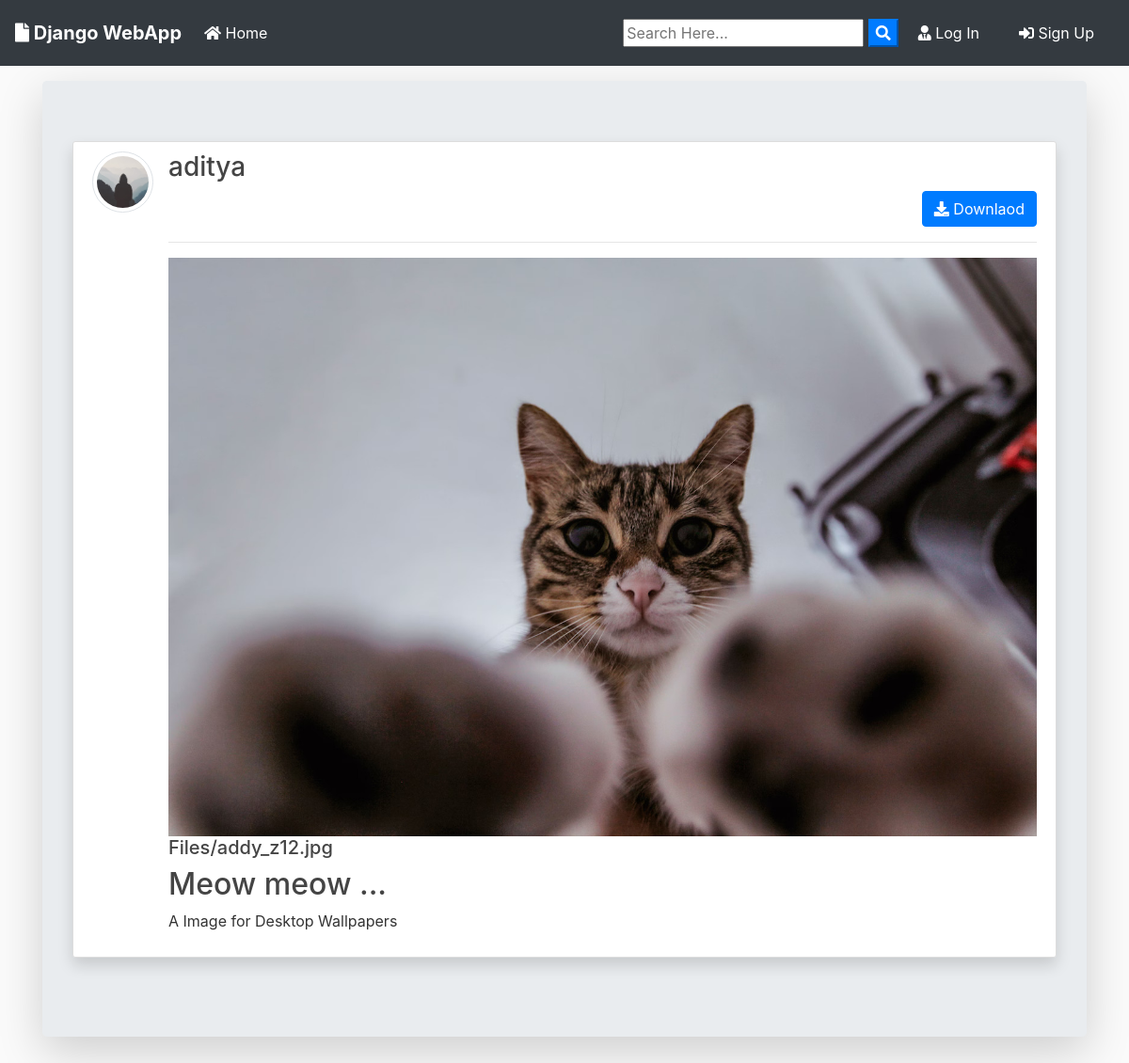
/post/16/, run on the app's committed database.
### blog/models.py (models this page shows, shortened)
class Post(models.Model):
	title = models.CharField(max_length=100)
	file = models.FileField(null=True,blank=True,upload_to='Files')
	content = models.TextField()
	date_posted = models.DateTimeField(default=timezone.now)
	author = models.ForeignKey(User, on_delete=models.CASCADE)
	def extension(self):
		name, extension = os.path.splitext(self.file.name)
		return extension

### users/models.py (models this page shows, shortened)
class Profile(models.Model):
    user = models.OneToOneField(User, on_delete=models.CASCADE)
    image = models.ImageField(default='default.jpg', upload_to='profile_pics')

### blog/views.py (the view)
# urls.py: path('post/<int:pk>/', PostDetailView.as_view(), name='post-detail'),
class PostDetailView(DetailView):
    model = Post
    template_name = 'blog/post_detail.html'

### blog/templates/blog/post_detail.html (shortened to what this page needs)
{% extends "blog/base.html" %}
{% block content %}
<div class="jumbotron mt-3 shadow-lg">
<article class="media content-section shadow ">
   <a href="{{ object.author.profile.image.url }} " target="_blank"> <img src="{{ object.author.profile.image.url }}  " alt="" class="article-img rounded-circle img-thumbnail img-fluid">
   </a>
    <div class="media-body">
      <div class="">
        <div class="d-flex justify-content-between">
        <a class="mr-2 mt-0 mb-0  text-dark" href="{% url 'user-posts' object.author.username  %}"><h3>{{ object.author }}</h3></a>
        </div>
        {% if object.author != user %}
          <div class="form-group mt-0 pt-0 d-flex justify-content-end">
            <a href="{{ object.file.url }}" download class="btn btn-primary flex-last" type="submit"><i class="fas fa-download"></i> Downlaod</a>
          </div>
        {% endif %}
        <hr>
      </div>
      <div>
        {% if object.file %}
          {% if object.extension == '.jpg' or object.extension == 'jpeg' or object.extension == 'png' %}
            <a href="{{ object.file.url }}"  download ><img src="{{ object.file.url }}" alt="" class="img-fluid "></a>
            <a href="{{ object.file.url }}"  download class="text-dark"><h5>{{ object.file }}</h5></a>
          {% else %}
            <a href="{{ object.file.url }}"  download class="text-dark"><h5>{{ object.file }}</h5></a>
          {% endif %}
        {% endif %}
      </div>
      <h2>{{ object.title }}</h2>
      <p class="article-content">{{ object.content }}</p>
    </div>
  </article>
{% endblock content %}

### blog/static/blog/main.css (style rules this page uses)
body { background: #fafafa; color: #333333; margin-top: 0; }
h1, h2, h3, h4, h5, h6 { color: #444444; }
.content-section { background: #ffffff; padding: 10px 20px; border: 1px solid #dddddd; border-radius: 3px; margin-bottom: 20px; }
.article-content { white-space: pre-line; }
.article-img { height: 65px; width: 65px; margin-right: 16px; }

### data on the page
Post: author.profile.image (placeholder picture), author "aditya", file (picture), file "Files/addy_z12.jpg", title "Meow meow ...", content "A Image for Desktop Wallpapers"
